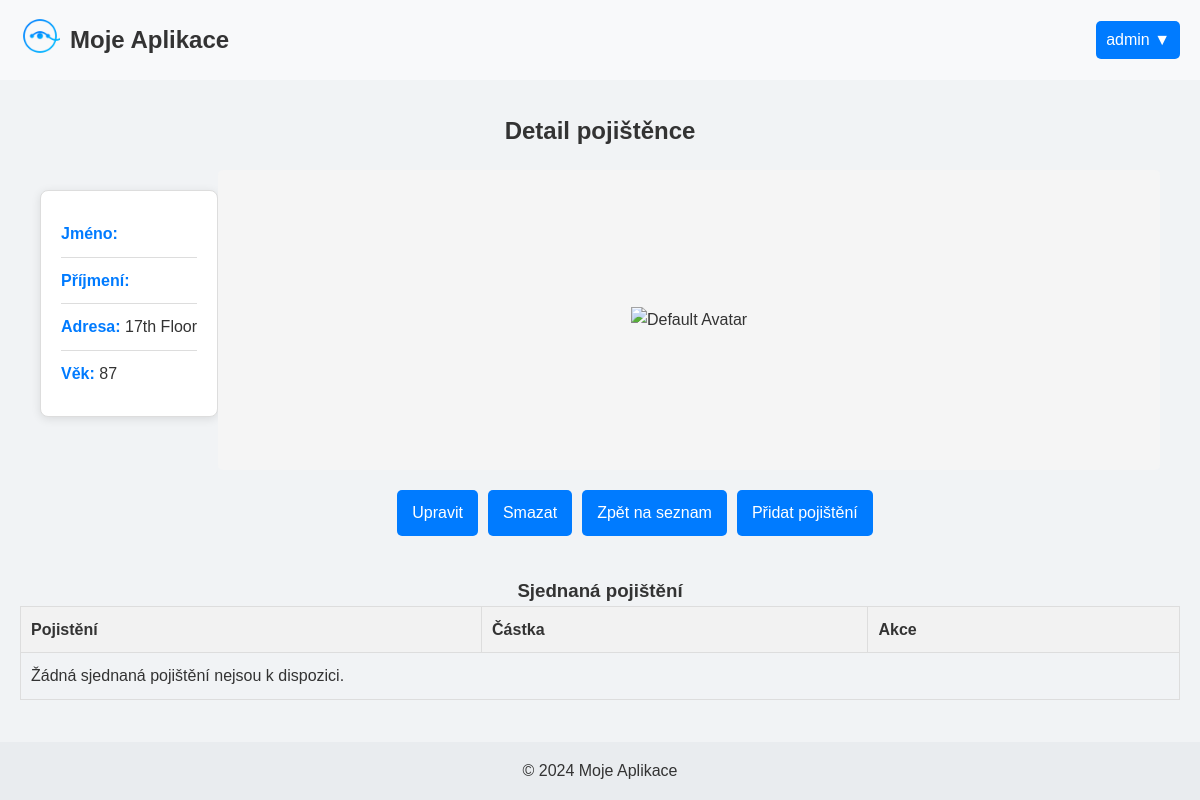
The page /pojistenci/detail/pojistenec/115/ (signed in) on the database its author committed.
### NovyProjekt/models.py (models this page shows, shortened)
class Uzivatel(AbstractBaseUser, PermissionsMixin):
    ROLE_CHOICES = [
        ('admin', 'Admin'),
        ('agent', 'Agent'),
        ('pojistenec', 'Pojištěnec'),
    ]
    first_name = models.CharField(max_length=50)
    last_name = models.CharField(max_length=50)
    adresa = models.CharField(max_length=255, blank=True, null=True)
    vek = models.IntegerField(null=True)
    email = models.EmailField(max_length=300, unique=True)
    role = models.CharField(max_length=20, choices=ROLE_CHOICES, default='pojistenec')
    is_admin = models.BooleanField(default=False)
    is_superuser = models.BooleanField(default=False)
    is_active = models.BooleanField(default=True)
    last_login = models.DateTimeField(default=timezone.now)
    date_joined = models.DateTimeField(default=timezone.now)
    foto = models.ImageField(upload_to='images/', blank=True, null=True)
    objects = UzivatelManager()
    USERNAME_FIELD = 'email'
    REQUIRED_FIELDS = ['first_name', 'last_name']

### NovyProjekt/views.py (the view)
# urls.py: path('pojistenci/detail/pojistenec/<int:pk>/', views.detail_pojistence, name='detail_pojistence'),
@login_required
def detail_pojistence(request, pk):
    pojistenec = get_object_or_404(Uzivatel, pk=pk)
    pojisteni = pojistenec.pojisteni.all()
    return render(request, 'pojistenci/detail_pojistence.html', {
        'pojistenec': pojistenec,
        'pojisteni': pojisteni,
        'uzivatel': request.user
    })

### NovyProjekt/templates/pojistenci/detail_pojistence.html (shortened to what this page needs)
{% extends 'index.html' %}
{% load static %}
{% block extra_styles %}
    <link rel="stylesheet" href="{% static 'css/detail.css' %}">
{% endblock %}
{% block content %}
    <div class="detail-header">
        <h2 class="detail-title">Detail pojištěnce</h2>
    </div>
    <div class="container-detail">
        <div class="detail-information">
            <div class="detail-info-wrapper">
                <ul>
                    <li><strong>Jméno:</strong> {{ pojistenec.jmeno }}</li>
                    <li><strong>Příjmení:</strong> {{ pojistenec.prijmeni }}</li>
                    <li><strong>Adresa:</strong> {{ pojistenec.adresa }}</li>
                    <li><strong>Věk:</strong> {{ pojistenec.vek }}</li>
                </ul>
            </div>
        </div>
        {% if pojistenec.foto %}
                <div class="detail-fotografie">
                    <img src="{{ pojistenec.foto.url }}" alt="Avatar uživatele">
                </div>
            {% else %}
                <div class="no-fotografie">
                    <img src="/media/images/avatar.png" alt="Default Avatar">
                </div>
            {% endif %}
        <div class="detail-actions">
            <a href="{% url 'upravit_pojistence' pk=pojistenec.pk %}">Upravit</a>
            <a href="{% url 'smazat_pojistence' pk=pojistenec.pk %}">Smazat</a>
            <a href="{% url 'seznam_pojistencu' %}" class="btn-detail">Zpět na seznam</a>
            <a href="{% url 'pridat_pojisteni' pk=pojistenec.pk %}" class="btn-detail">Přidat pojištění</a>
        </div>
    </div>
        <div class="sjednana-pojisteni">
            <h3>Sjednaná pojištění</h3>
            <table>
                <thead>
                    <tr>
                        <th>Pojistění</th>
                        <th>Částka</th>
                        <th>Akce</th>
                    </tr>
                </thead>
                <tbody>
                    {% for pojisteni in pojistenec.pojisteni.all %}
                        <tr>
                            <td>{{ pojisteni.typ_pojisteni }}</td>
                            <td>{{ pojisteni.castka }}</td>
                            <td>
                                <a href="{% url 'detail_pojisteni' pk=pojisteni.pk %}">Detail</a> |
                                <a href="{% url 'upravit_pojisteni' pk=pojisteni.pk %}">Upravit</a> |
                                <a href="{% url 'smazat_pojisteni' pk=pojisteni.pk %}">Odstranit</a>
                            </td>
                        </tr>
                    {% empty %}
                        <tr>
                            <td colspan="3">Žádná sjednaná pojištění nejsou k dispozici.</td>
                        </tr>
                    {% endfor %}
                </tbody>
            </table>
        </div>
    </div>
{% endblock %}

### NovyProjekt/templates/index.html (shortened to what this page needs)
<!DOCTYPE html>
<html lang="cs">
<head>
    {% load static %}
    <link rel="stylesheet" href="{% static 'css/index.css' %}">
    {% block extra_styles %}{% endblock %}
</head>
<body>
    <header>
        <div class="container">
            <div class="header-content">
                <div class="logo">
                    <a href="{% url 'index' %}">
                        <img src="{% static 'images/image.png' %}" alt="Logo" class="logo-img">
                    </a>
                    <span>Moje Aplikace</span>
                </div>
                <div class="dropdown">
                    <button class="dropbtn">
                        {% if user.is_authenticated %}
                            {{ user.first_name }} ▼
                        {% else %}
                            Menu ▼
                        {% endif %}
                    </button>
                </div>
            </div>
        </div>
    </header>
    <main>
        <div class="container">
            {% block content %}{% endblock %}
    </main>
    <footer>
        <div class="container">
            <p>&copy; 2024 Moje Aplikace</p>
        </div>
    </footer>
</body>
</html>

### NovyProjekt/static/css/index.css (style rules this page uses)
* { margin: 0; padding: 0; box-sizing: border-box; }
body { font-family: Arial, sans-serif; line-height: 1.6; color: #333; min-height: 100vh; display: flex; flex-direction: column; }
.container { width: 100%; max-width: 1200px; margin: 0 auto; padding: 0 20px; }
header { background-color: #f8f9fa; padding: 1rem 0; }
.header-content { display: flex; justify-content: space-between; align-items: center; }
.logo { display: flex; justify-content: flex-start; align-items: center ; }
.logo img { width: 40px; height: 40px; margin-right: 10px; }
.logo span { font-size: 1.5rem; font-weight: bold; }
.dropdown { position: relative; display: inline-block; }
.dropbtn { background-color: #007bff; color: white; padding: 10px; font-size: 16px; border: none; border-radius: 5px; cursor: pointer; }
main { flex-grow: 1; padding: 2rem 0; background-color: #f1f3f5; }
footer { background-color: #e9ecef; padding: 1rem 0; text-align: center; }

### NovyProjekt/static/css/detail.css (style rules this page uses)
.container-detail { display: flex; align-items: flex-start; justify-content: center; flex-wrap: wrap; padding: 20px; margin: 0 auto; }
.detail-info-wrapper { width: 100%; display: flex; align-items: center; justify-content: center; }
.detail-information ul { list-style-type: none; padding: 0; margin: 0; }
.no-fotografie { flex: 1 0 40%; height: 300px; display: flex; align-items: center; justify-content: center; background-color: #f5f5f5; border-radius: 5px; padding: 10px; text-align: center; }
.detail-header { text-align: center; }
.detail-actions { flex: 1 0 100%; display: flex; align-items: center; justify-content: center; margin-top: 20px; padding-left: 60px; }
.detail-actions a { margin-left: 10px; padding: 10px 15px; background-color: #007bff; color: #fff; border-radius: 5px; text-decoration: none; }
.detail-information { display: flex; justify-content: center; margin: 20px auto; padding: 20px; background-color: #ffffff; border-radius: 8px; box-shadow: 0 2px 10px rgba(0, 0, 0, 0.1); border: 1px solid #ddd; }
.detail-info-wrapper { width: 100%; }
.detail-info-wrapper ul { list-style-type: none; padding: 0; margin: 0; }
.detail-info-wrapper li { padding: 10px 0; border-bottom: 1px solid #ddd; }
.detail-info-wrapper li:last-child { border-bottom: none; }
.detail-info-wrapper strong { color: #007bff; }
.sjednana-pojisteni { margin-top: 20px; width: 100%; }
.sjednana-pojisteni h3 { text-align: center; }
.sjednana-pojisteni table { width: 100%; border-collapse: collapse; }
.sjednana-pojisteni th, .sjednana-pojisteni td { border: 1px solid #ddd; padding: 10px; text-align: left; }
.sjednana-pojisteni th { background-color: #f2f2f2; }

### rows shown on the page
Uzivatel: first_name "admin"
Uzivatel: adresa "17th Floor", vek "87"
